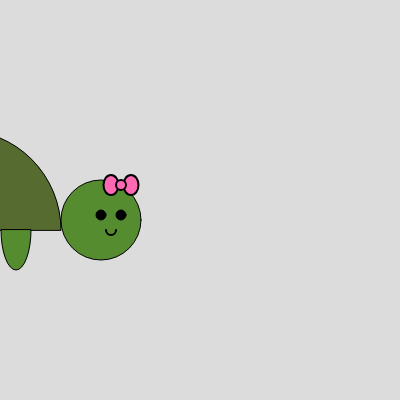
Frame 1 (no input)
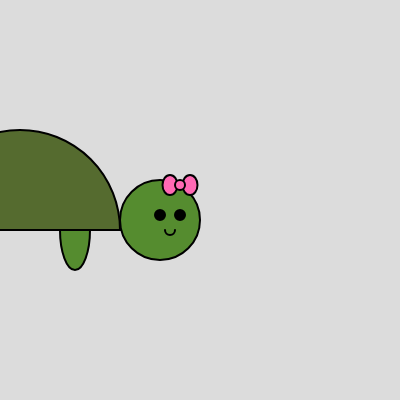
Frame 60 (no input)
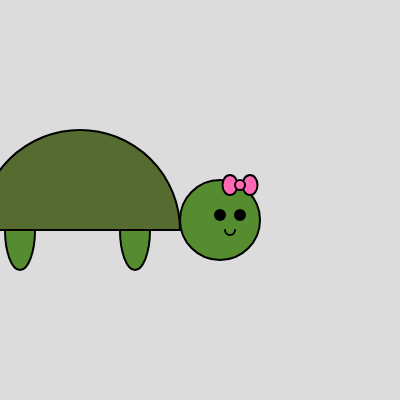
Frame 120 (the mouse pressed at the canvas centre since frame 60)

The p5.js sketch that drew these frames (run headless with seeded random() and noise() and a simulated clock; from frame 60 on, the mouse is pressed at the canvas centre):

// p5.js sketch
// ── sketch.js
let turtleX = -200; // Start off-screen to the left

function setup() {
  createCanvas(400, 400);
}

function draw() {
  background(220);

  // Move turtle to the right
  turtleX += 1;
  if (turtleX > width + 200) {
    turtleX = -200; // Reset position to loop
  }

  // body of the turtle
  fill(85, 107, 47);
  stroke(0);
  arc(turtleX + 160, 230, 200, 200, PI, 0, CHORD);

  // feet
  fill(85, 140, 47);
  arc(turtleX + 100, 230, 30, 80, 0, PI, CHORD);   // front left foot
  arc(turtleX + 215, 230, 30, 80, 0, PI, CHORD);   // front right foot

  // head
  fill(85, 140, 47);
  stroke(0);
  ellipse(turtleX + 300, 220, 80, 80);

  // eyes
  fill(0);
  ellipse(turtleX + 300, 215, 10);
  ellipse(turtleX + 320, 215, 10);

  // smile
  noFill();
  stroke(0);
  strokeWeight(2);
  arc(turtleX + 310, 230, 10, 10, 0, PI);

  // bow
  fill(255, 105, 180); // pink
  stroke(0);
  ellipse(turtleX + 310, 185, 15, 20);  // left loop
  ellipse(turtleX + 330, 185, 15, 20);  // right loop
  ellipse(turtleX + 320, 185, 10, 10);  // center knot
}
